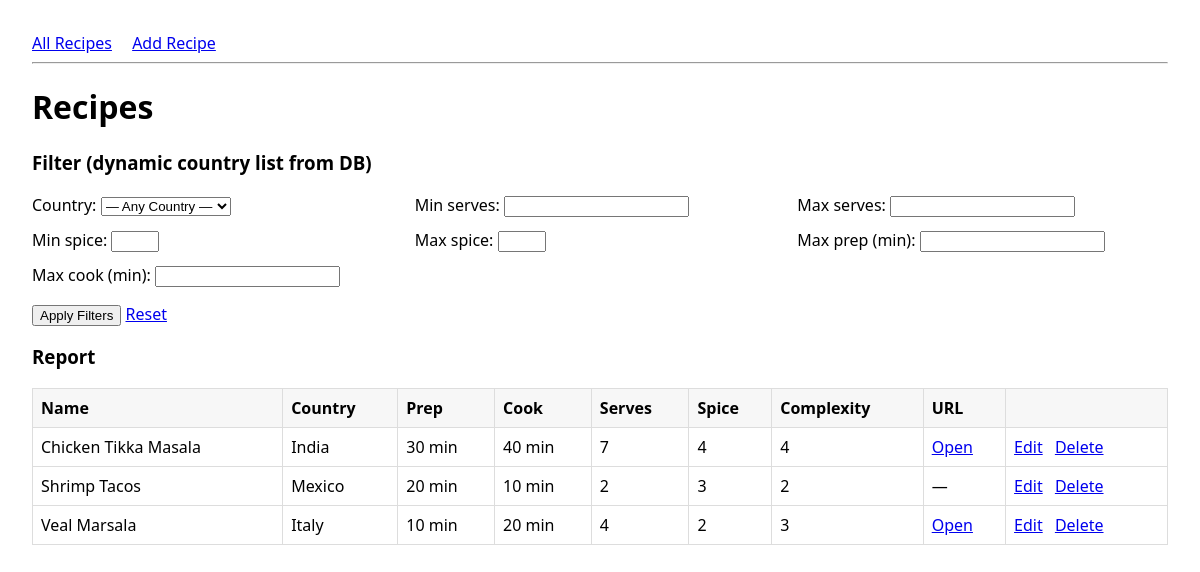
The page / on the database its author committed.
### kitchen/models.py (models this page shows, shortened)
class Recipe(models.Model):
    name = models.CharField(max_length=200)
    country = models.CharField(max_length=100)
    prep_time_min = models.PositiveIntegerField(validators=[MinValueValidator(0)])
    cook_time_min = models.PositiveIntegerField(validators=[MinValueValidator(0)])
    serves = models.PositiveIntegerField(validators=[MinValueValidator(1)])
    spice_level = models.PositiveIntegerField(validators=[MinValueValidator(1), MaxValueValidator(5)])
    prep_complexity = models.PositiveIntegerField(validators=[MinValueValidator(1), MaxValueValidator(5)])
    source_url = models.URLField(null=True, blank=True, help_text="Link to the recipe page (optional)")
    class Meta:
        ordering = ['name']

### kitchen/views.py (the view)
# urls.py: path('', views.list_recipes, name='list'),
def list_recipes(request):
    qs = Recipe.objects.all()
    countries = Recipe.objects.values_list("country", flat=True).distinct().order_by("country")
    country_choices = [("", "— Any Country —")] + [(c, c) for c in countries]
    if request.GET:
        form = FilterForm(request.GET)
        form.fields["country"].choices = country_choices
        if form.is_valid():
            cd = form.cleaned_data
            if cd.get("country"):
                qs = qs.filter(country=cd["country"])
            if cd.get("min_serves") is not None:
                qs = qs.filter(serves__gte=cd["min_serves"])
            if cd.get("max_serves") is not None:
                qs = qs.filter(serves__lte=cd["max_serves"])
            if cd.get("min_spice") is not None:
                qs = qs.filter(spice_level__gte=cd["min_spice"])
            if cd.get("max_spice") is not None:
                qs = qs.filter(spice_level__lte=cd["max_spice"])
            if cd.get("max_prep") is not None:
                qs = qs.filter(prep_time_min__lte=cd["max_prep"])
            if cd.get("max_cook") is not None:
                qs = qs.filter(cook_time_min__lte=cd["max_cook"])
    else:
        form = FilterForm()
        form.fields["country"].choices = country_choices
    return render(request, "kitchen/recipe_list.html", {"form": form, "recipes": qs})

### kitchen/forms.py
class FilterForm(forms.Form):
    country = forms.ChoiceField(required=False)
    min_serves = forms.IntegerField(required=False, min_value=1, label="Min serves")
    max_serves = forms.IntegerField(required=False, min_value=1, label="Max serves")
    min_spice = forms.IntegerField(required=False, min_value=1, max_value=5, label="Min spice")
    max_spice = forms.IntegerField(required=False, min_value=1, max_value=5, label="Max spice")
    max_prep = forms.IntegerField(required=False, min_value=0, label="Max prep (min)")
    max_cook = forms.IntegerField(required=False, min_value=0, label="Max cook (min)")

### kitchen/templates/kitchen/recipe_list.html
{% extends "base.html" %}
{% block content %}
<h1>Recipes</h1>
<h3>Filter (dynamic country list from DB)</h3>
<form method="get">
  <div class="row">
    <div>{{ form.country.label_tag }} {{ form.country }}</div>
    <div>{{ form.min_serves.label_tag }} {{ form.min_serves }}</div>
    <div>{{ form.max_serves.label_tag }} {{ form.max_serves }}</div>
    <div>{{ form.min_spice.label_tag }} {{ form.min_spice }}</div>
    <div>{{ form.max_spice.label_tag }} {{ form.max_spice }}</div>
    <div>{{ form.max_prep.label_tag }} {{ form.max_prep }}</div>
    <div>{{ form.max_cook.label_tag }} {{ form.max_cook }}</div>
  </div>
  <p><button type="submit">Apply Filters</button>
     <a href="{% url 'recipes:list' %}">Reset</a></p>
</form>
<h3>Report</h3>
<table>
  <thead>
    <tr>
      <th>Name</th><th>Country</th><th>Prep</th><th>Cook</th>
      <th>Serves</th><th>Spice</th><th>Complexity</th><th>URL</th><th></th>
    </tr>
  </thead>
  <tbody>
    {% for r in recipes %}
    <tr>
      <td>{{ r.name }}</td>
      <td>{{ r.country }}</td>
      <td>{{ r.prep_time_min }} min</td>
      <td>{{ r.cook_time_min }} min</td>
      <td>{{ r.serves }}</td>
      <td>{{ r.spice_level }}</td>
      <td>{{ r.prep_complexity }}</td>
      <td>
        {% if r.source_url %}
          <a href="{{ r.source_url }}" target="_blank" rel="noopener">Open</a>
        {% else %}
          —
        {% endif %}
      </td>
      <td class="actions">
        <a href="{% url 'recipes:edit' r.pk %}">Edit</a>
        <a href="{% url 'recipes:delete' r.pk %}">Delete</a>
      </td>
    </tr>
    {% empty %}
    <tr><td colspan="8">No recipes found.</td></tr>
    {% endfor %}
  </tbody>
</table>
{% endblock %}

### kitchen/templates/base.html (shortened to what this page needs)
<!doctype html>
<html>
<head>
</head>
<body>
  <header>
    <a href="{% url 'recipes:list' %}">All Recipes</a>
    <a href="{% url 'recipes:add' %}">Add Recipe</a>
  </header>
  <hr>
  {% block content %}{% endblock %}
</body>
</html>

### kitchen/templates/base.html (style rules this page uses)
body { font-family: system-ui, Arial, sans-serif; margin: 2rem; }
header a { margin-right: 1rem; }
form .row { display: grid; grid-template-columns: repeat(3, 1fr); gap: 0.75rem; }
table { border-collapse: collapse; width: 100%; margin-top: 1rem; }
th, td { border: 1px solid #ddd; padding: .5rem; }
th { background: #f7f7f7; text-align: left; }
.actions a, .actions button { margin-right: .5rem; }

### rows shown on the page
Recipe: name "Chicken Tikka Masala", country "India", prep_time_min "30", cook_time_min "40", serves "7", spice_level "4", prep_complexity "4"
Recipe: name "Shrimp Tacos", country "Mexico", prep_time_min "20", cook_time_min "10", serves "2", spice_level "3", prep_complexity "2"
Recipe: name "Veal Marsala", country "Italy", prep_time_min "10", cook_time_min "20", serves "4", spice_level "2", prep_complexity "3"
